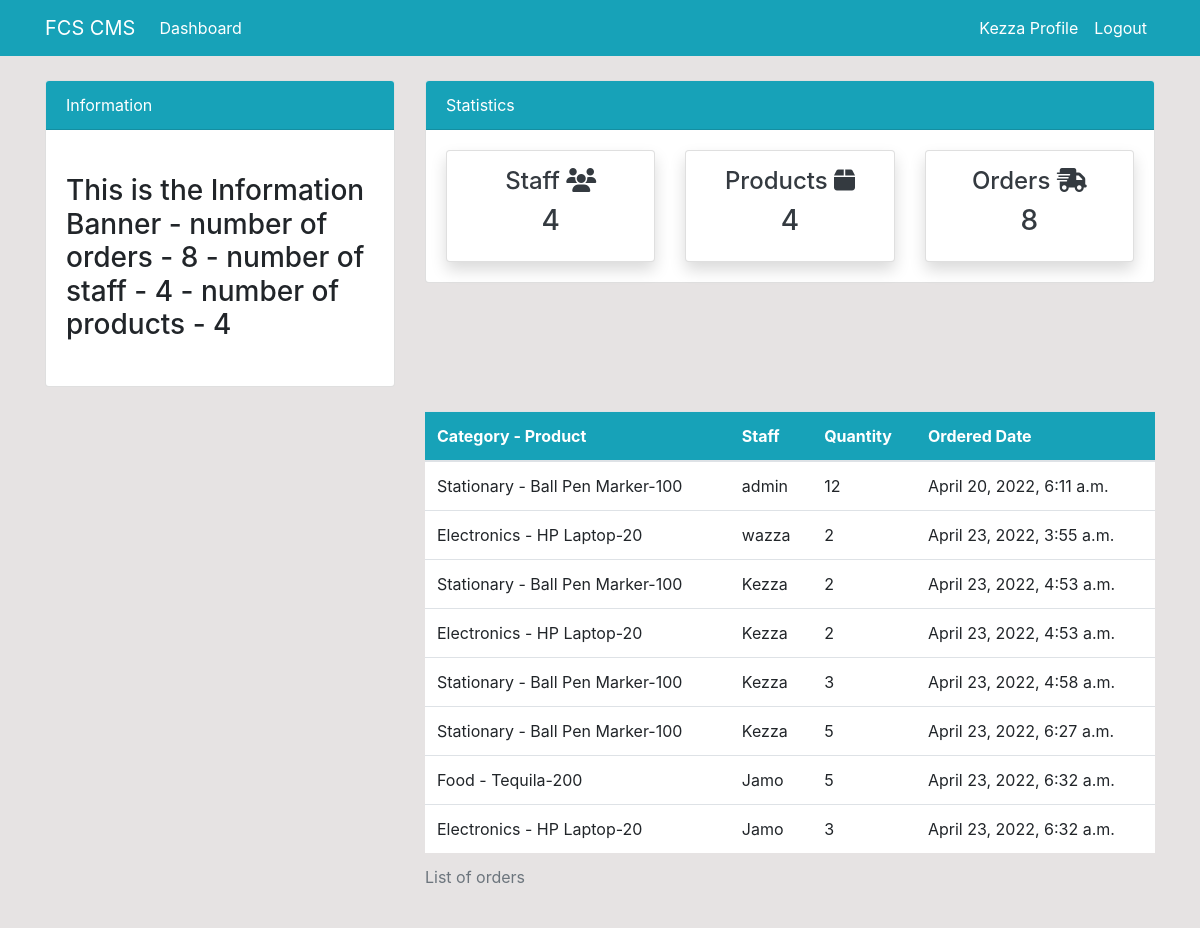
The page /order/ (signed in) on the database its author committed.
### dashboard/models.py (models this page shows, shortened)
class Order(models.Model):
    product = models.ForeignKey(Product, on_delete=models.CASCADE, null=True)
    staff = models.ForeignKey(User, models.CASCADE, null=True)
    order_quantity = models.PositiveIntegerField(null= True)
    date = models.DateTimeField(auto_now_add=True)
    class Meta:
        verbose_name_plural = 'Order'

class Product(models.Model):
    name = models.CharField(max_length=100, null=True)
    category = models.CharField(max_length=20, choices=CATEGORY, null=True)
    quantity = models.PositiveIntegerField(null=True)
    class Meta:
        verbose_name_plural = 'Product'  # this is the name that will show in admin, not Products
    def __str__(self):
        return f'{self.name}-{self.quantity}'  # this is what displays in admin

### dashboard/views.py (the view)
# urls.py: path('order/', views.order, name='dashboard-order')
@login_required
def order(request):
    orders = Order.objects.all()
    orders_count = Order.objects.all().count()
    workers_count = User.objects.all().count()
    products_count = Product.objects.all().count()
    context = {
        'orders': orders,
        'workers_count': workers_count,
        'orders_count': orders_count,
        'products_count': products_count
    }
    return render(request, 'dashboard/order.html', context)

### templates/dashboard/order.html (shortened to what this page needs)
    {% extends 'partials/base.html' %}
    {% block content %}
     {% include 'partials/topnav.html' %}
<div class="container">
  <div class="row my-4">
    <div class="col-md-4">
    </div>
    <div class="col-md-8">
      <table class="table caption-top bg-white">
        <caption>List of orders</caption>
        <thead class="bg-info">
          <tr class="text-white">
            <th scope="col">Category - Product</th>
            <th scope="col">Staff</th>
            <th scope="col">Quantity</th>
            <th scope="col">Ordered Date</th>
          </tr>
        </thead>
        <tbody>
        {% for orders in orders %}
          <tr>
            <td>{{ orders.product.category }} - {{ orders.product }} </td>
            <td>{{ orders.staff.username }}</td>
            <td>{{ orders.order_quantity }}</td>
            <td>{{ orders.date }}</td>
          </tr>
        {% endfor %}
        </tbody>
      </table>
    </div>
  </div>
</div>
    {% endblock %}

### templates/partials/base.html (shortened to what this page needs)
{% load static %}
<!doctype html>
<html lang="en">
  <head>
     <link rel="stylesheet" href="https://cdn.jsdelivr.net/npm/bootstrap@4.6.0/dist/css/bootstrap.min.css"
>
<link rel="stylesheet" href="{% static '/style.css' %}">
  </head>
  <body>
    {% include 'partials/nav.html' %}
    {% block content %}
    {% endblock %}
  </body>
</html>

### templates/partials/nav.html (shortened to what this page needs)
    <nav class="navbar navbar-expand-lg navbar-light bg-info">
        {% if user.is_authenticated %}
        <div class="container">
        <a class="navbar-brand text-white" href="{% url 'dashboard-index' %}">FCS CMS</a>
        <div class="collapse navbar-collapse" id="navbarSupportedContent">
          <ul class="navbar-nav mr-auto">
            <li class="nav-item active">
              <a class="nav-link text-white" href="{% url 'dashboard-index' %}">Dashboard <span class="sr-only">(current)</span></a>
            </li>
          </ul>
          <ul class="navbar-nav ml-auto">
            <li class="nav-item active mr-auto">
              <a class="nav-link text-white" href="{% url 'user-profile' %} ">{{ user.username }} Profile <span class="sr-only">(current)</span></a>
            </li>
            <li class="nav-item ">
              <a class="nav-link text-white" href="{% url 'user-logout' %}">Logout</a>
            </li>
          </ul>
            {% endif %}
        </div>
    </div>
  </nav>

### templates/partials/topnav.html
<div class="container">
<div class="row mt-4">
    <div class="col-md-4">
      <div class="card">
        <div class="card-header bg-info text-white">
          Information
        </div>
        <div class="card-body">
          <marquee behavior="" direction="">
            <h3 class="my-4" >This is the Information Banner - number of orders - {{ orders_count }} - number of staff - {{ workers_count }} - number of products - {{ products_count }}</h3>
          </marquee>
        </div>
      </div>
    </div>
    <div class="col-md-8">
      <div class="card">
        <div class="card-header bg-info text-white">
          Statistics
        </div>
        <div class="card-body">
       <div class="row">
         <div class="col-md-4">
           <a class="text-decoration-none text-dark" href="{% url 'dashboard-staff' %}">
             <div class="card my-card shadow text-center p-3">
               <h4>Staff <i class="fa-solid fa-users"></i> </h4>
               <h3>{{ workers_count }}</h3>
             </div>
           </a>
         </div>
         <div class="col-md-4">
          <a class="text-decoration-none text-dark" href="{% url 'dashboard-product' %}">
            <div class="card my-card shadow text-center p-3">
              <h4>Products <i class="fa-solid fa-box"></i> </h4>
              <h3>{{ products_count }}</h3>
            </div>
          </a>
        </div>
        <div class="col-md-4">
          <a class="text-decoration-none text-dark" href="{% url 'dashboard-order' %}">
            <div class="card my-card shadow text-center p-3">
              <h4>Orders <i class="fa-solid fa-truck-fast"></i> </h4>
              <h3>{{ orders_count }}</h3>
            </div>
          </a>
        </div>
       </div>
        </div>
      </div>
    </div>
</div>
</div>

### static/style.css (style rules this page uses)
body { background-color: rgb(230, 227, 227); }

### rows shown on the page
Order: product.category "Stationary", product "Ball Pen Marker-100", staff.username "admin", order_quantity "12", date "April 20, 2022, 6:11 a.m."
Order: product.category "Electronics", product "HP Laptop-20", staff.username "wazza", order_quantity "2", date "April 23, 2022, 3:55 a.m."
Order: product.category "Stationary", product "Ball Pen Marker-100", staff.username "Kezza", order_quantity "2", date "April 23, 2022, 4:53 a.m."
Order: product.category "Electronics", product "HP Laptop-20", staff.username "Kezza", order_quantity "2", date "April 23, 2022, 4:53 a.m."
Order: product.category "Stationary", product "Ball Pen Marker-100", staff.username "Kezza", order_quantity "3", date "April 23, 2022, 4:58 a.m."
Order: product.category "Stationary", product "Ball Pen Marker-100", staff.username "Kezza", order_quantity "5", date "April 23, 2022, 6:27 a.m."
Order: product.category "Food", product "Tequila-200", staff.username "Jamo", order_quantity "5", date "April 23, 2022, 6:32 a.m."
Order: product.category "Electronics", product "HP Laptop-20", staff.username "Jamo", order_quantity "3", date "April 23, 2022, 6:32 a.m."

### other values the page prints
{{ user.username }} "Kezza"
{{ orders_count }} "8"
{{ workers_count }} "4"
{{ products_count }} "4"
